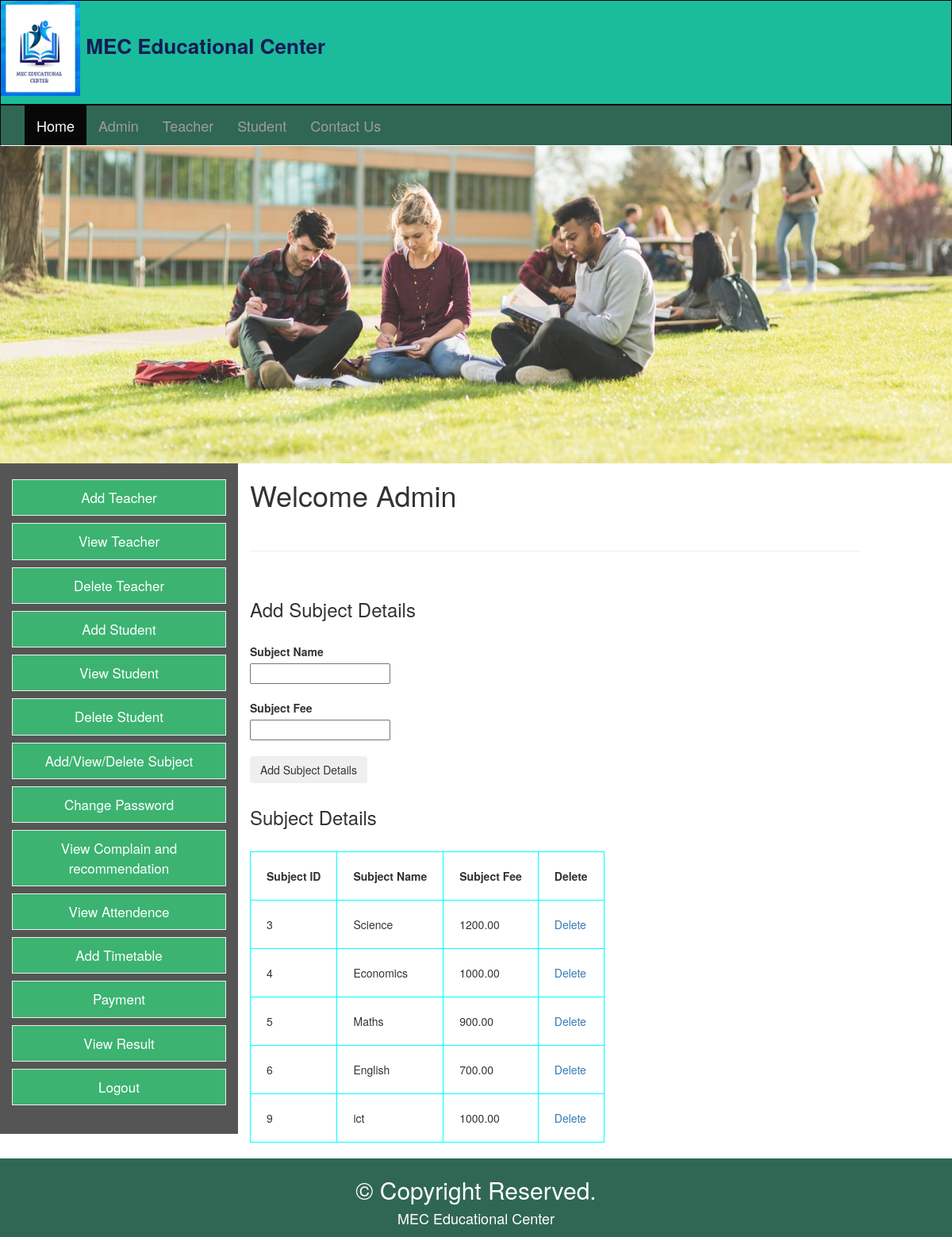
The app's page /tuition/1add_subject.php (signed in) with its own data.
### tables this page shows
CREATE TABLE `subjects` (
  `subject_id` int(10) NOT NULL,
  `subject_name` varchar(150) NOT NULL,
  `subject_fee` decimal(10,2) NOT NULL
);

### tuition/1add_subject.php (the view, shortened to what this page needs)
<?php
	include"database.php";
?>
<!DOCTYPE html>
<html>
	<head>
  <link rel="stylesheet" href="https://maxcdn.bootstrapcdn.com/bootstrap/3.4.1/css/bootstrap.min.css">
  <link rel="stylesheet" type="text/css" href="one.css">
	</head>
	<body>
		<?php
      include 'navbar.php';
      ?>
    <img src="head.jpg" alt="head" width="100%" height="400px"></a>
    <div class="container-fluid text-center">
      <div class="row content">
  	  <?php
  	  include 'admin_sidebar.php';
  	  ?>
			<div class="col-sm-8 text-left">
					<h1 class="text">Welcome Admin</h1><br><hr><br>
					<div class="content1">
						<h3 > Add Subject Details</h3><br>
						<form method="post" action="<?php echo $_SERVER["PHP_SELF"];?>">
						   <label>Subject Name</label><br>
						   <input type="text" name="subject_name" required class="input"><br><br>
						   <label>Subject Fee</label><br>
						   <input type="text" name="subject_fee" required class="input"><br><br>
						   <button type="submit" class="btn" name="submit">Add Subject Details</button>
						</form>
					</div>
				<div class="tbox" >
					<h3 style="margin-top:30px;"> Subject Details</h3><br>
					<table border="1px" >
						<tr>
							<th>Subject ID</th>
							<th>Subject Name</th>
							<th>Subject Fee</th>
							<th>Delete</th>
						</tr>
						<?php
							$s="select * from subjects";
							$res=$db->query($s);
							if($res->num_rows>0)
							{
 								while($r=$res->fetch_assoc())
								{
									echo "
										<tr>
										<td>{$r["subject_id"]}</td>
										<td>{$r["subject_name"]}</td>
										<td>{$r["subject_fee"]}</td>
										<td><a href='subject_delete.php?id={$r["subject_id"]}' class='btnr'>Delete</a></td>
										</tr>
									";
								}
								}
							else
							{
								echo "No Record Found";
							}
						?>
					</table>
				</div>
			</div>
		</div>
	</div>
	<br>
				<?php
					include'footer.php';
				?>
	</body>
</html>

### tuition/one.css (style rules this page uses)
.row.content { height: 650px }
table, th, td { border: 1px solid rgb(66, 66, 66); border-collapse: collapse; }
th, td { padding: 20px; text-align: left; border-color: aqua; border-radius: 100px; }
label { font-weight:bold; }

### records on screen
subjects: subject_id "3", subject_name "Science", subject_fee "1200.00"
subjects: subject_id "4", subject_name "Economics", subject_fee "1000.00"
subjects: subject_id "5", subject_name "Maths", subject_fee "900.00"
subjects: subject_id "6", subject_name "English", subject_fee "700.00"
subjects: subject_id "9", subject_name "ict", subject_fee "1000.00"
